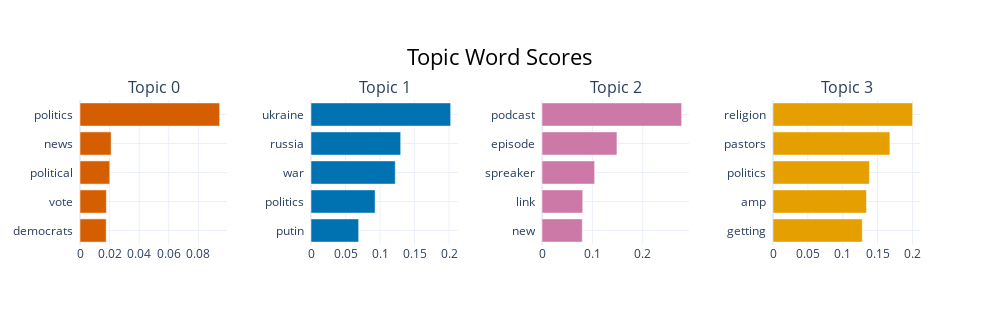

The code cell stored with this chart in its notebook:
### Code cell
citizen_model.visualize_barchart(top_n_topics=10)

### Figure 1 — Plotly figure (JSON) as saved in the notebook; plotly's stock layout.template omitted (floating-point values rounded to 4 significant figures)
{"data": [{"marker": {"color": "#D55E00"}, "orientation": "h", "type": "bar", "x": [0.01768, 0.01782, 0.02012, 0.02103, 0.09437], "xaxis": "x", "y": ["democrats  ", "vote  ", "political  ", "news  ", "politics  "], "yaxis": "y"}, {"marker": {"color": "#0072B2"}, "orientation": "h", "type": "bar", "x": [0.06899, 0.09288, 0.122, 0.1299, 0.2023], "xaxis": "x2", "y": ["putin  ", "politics  ", "war  ", "russia  ", "ukraine  "], "yaxis": "y2"}, {"marker": {"color": "#CC79A7"}, "orientation": "h", "type": "bar", "x": [0.08002, 0.08088, 0.1045, 0.1489, 0.2774], "xaxis": "x3", "y": ["new  ", "link  ", "spreaker  ", "episode  ", "podcast  "], "yaxis": "y3"}, {"marker": {"color": "#E69F00"}, "orientation": "h", "type": "bar", "x": [0.1281, 0.134, 0.1383, 0.1677, 0.2003], "xaxis": "x4", "y": ["getting  ", "amp  ", "politics  ", "pastors  ", "religion  "], "yaxis": "y4"}], "layout": {"annotations": [{"font": {"size": 16}, "showarrow": false, "text": "Topic 0", "x": 0.0875, "xanchor": "center", "xref": "paper", "y": 1, "yanchor": "bottom", "yref": "paper"}, {"font": {"size": 16}, "showarrow": false, "text": "Topic 1", "x": 0.3625, "xanchor": "center", "xref": "paper", "y": 1, "yanchor": "bottom", "yref": "paper"}, {"font": {"size": 16}, "showarrow": false, "text": "Topic 2", "x": 0.6375, "xanchor": "center", "xref": "paper", "y": 1, "yanchor": "bottom", "yref": "paper"}, {"font": {"size": 16}, "showarrow": false, "text": "Topic 3", "x": 0.9125, "xanchor": "center", "xref": "paper", "y": 1, "yanchor": "bottom", "yref": "paper"}], "height": 325, "hoverlabel": {"bgcolor": "white", "font": {"family": "Rockwell", "size": 16}}, "showlegend": false, "title": {"font": {"color": "Black", "size": 22}, "text": "Topic Word Scores", "x": 0.5, "xanchor": "center", "yanchor": "top"}, "width": 1000, "xaxis": {"anchor": "y", "autorange": true, "domain": [0, 0.175], "range": [0, 0.09934], "showgrid": true, "type": "linear"}, "xaxis2": {"anchor": "y2", "autorange": true, "domain": [0.275, 0.45], "range": [0, 0.2129], "showgrid": true, "type": "linear"}, "xaxis3": {"anchor": "y3", "autorange": true, "domain": [0.55, 0.725], "range": [0, 0.292], "showgrid": true, "type": "linear"}, "xaxis4": {"anchor": "y4", "autorange": true, "domain": [0.825, 1], "range": [0, 0.2109], "showgrid": true, "type": "linear"}, "yaxis": {"anchor": "x", "autorange": true, "domain": [0, 1], "range": [-0.5, 4.5], "showgrid": true, "type": "category"}, "yaxis2": {"anchor": "x2", "autorange": true, "domain": [0, 1], "range": [-0.5, 4.5], "showgrid": true, "type": "category"}, "yaxis3": {"anchor": "x3", "autorange": true, "domain": [0, 1], "range": [-0.5, 4.5], "showgrid": true, "type": "category"}, "yaxis4": {"anchor": "x4", "autorange": true, "domain": [0, 1], "range": [-0.5, 4.5], "showgrid": true, "type": "category"}}}
